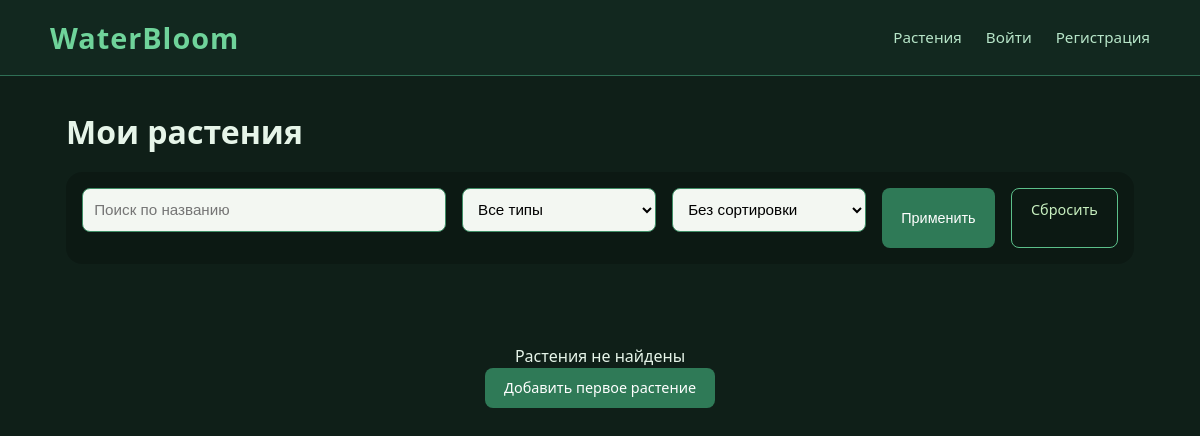
Page /plants/ on the earlier database version.
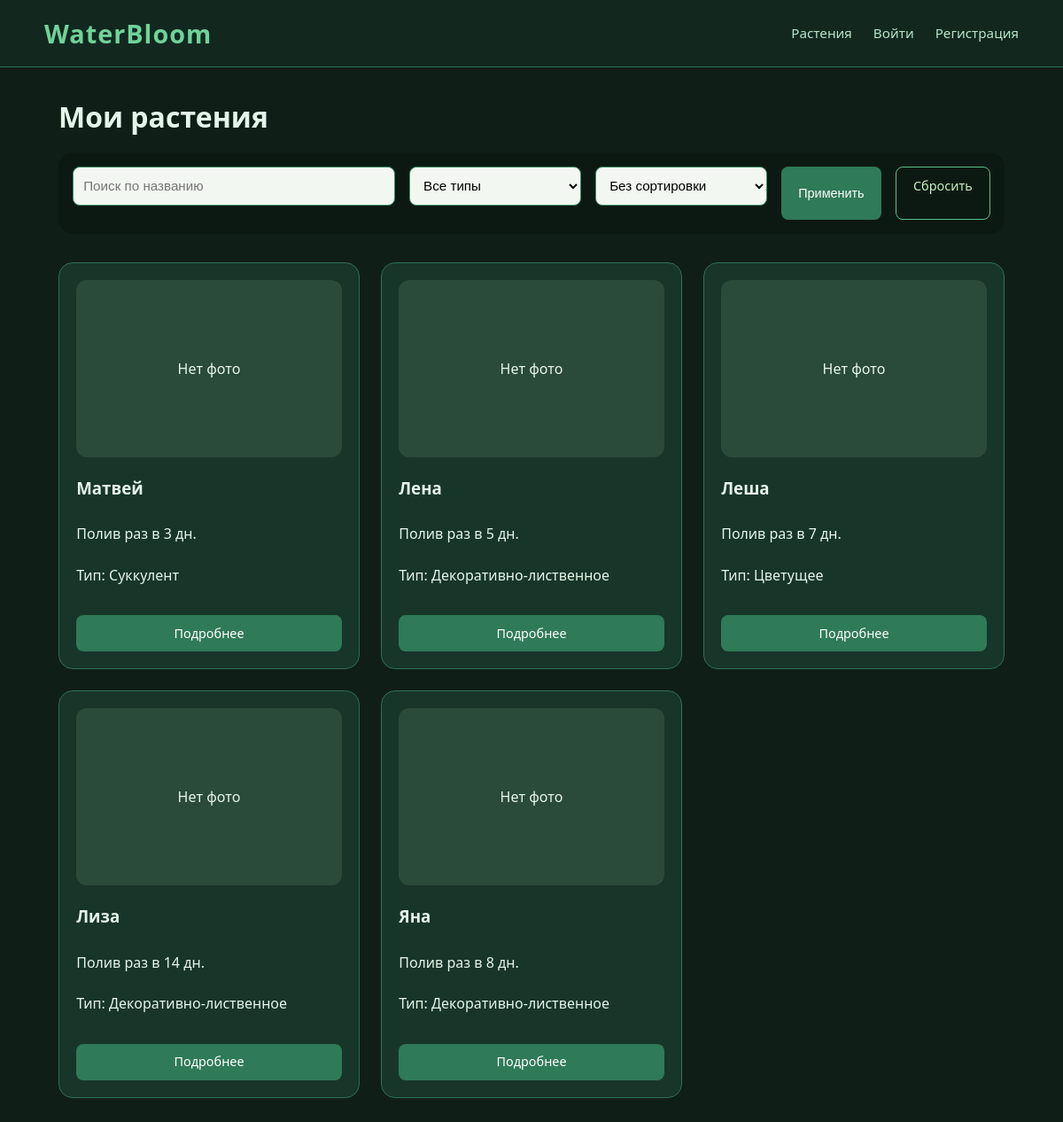
Same page on the later database version.
### plants/models.py (models this page shows, shortened)
class Plant(models.Model):
    name = models.CharField(max_length=100, verbose_name="Название растения")
    watering_frequency = models.IntegerField(verbose_name="Частота полива (дней)")
    last_watered = models.DateField(null=True, blank=True, verbose_name="Дата последнего полива")
    plant_type = models.CharField(
        max_length=20,
        choices=PlantType.choices,
        default=PlantType.LEAFY,
        verbose_name="Тип растения"
    )
    image = models.ImageField(upload_to='plants/', null=True, blank=True, verbose_name="Фото растения")

### plants/views.py (the view)
# urls.py: path('plants/', views.plant_list, name='plant_list'),
def plant_list(request):
    plants = Plant.objects.all()
    search = request.GET.get('search')
    if search:
        plants = plants.filter(name__icontains=search)
    plant_type = request.GET.get('type')
    if plant_type:
        plants = plants.filter(plant_type=plant_type)
    sort = request.GET.get('sort')
    if sort == 'name':
        plants = plants.order_by('name')
    elif sort == 'watering':
        plants = plants.order_by('watering_frequency')
    favorites = []
    notifications = []
    if request.user.is_authenticated:
        favorites = Favorite.objects.filter(user=request.user).values_list('plant_id', flat=True)
        notifications = get_notifications_for_user(request.user)
    return render(request, 'plants/plant_list.html', {
        'plants': plants,
        'favorites': favorites,
        'notifications': notifications
    })

### plants/templates/plants/plant_list.html (shortened to what this page needs)
{% extends 'base.html' %}
{% block content %}
<h1 style="margin-bottom: 1rem;">Мои растения</h1>
<div style="background: rgba(0,0,0,0.2); padding: 1rem; border-radius: 16px; margin-bottom: 2rem;">
    <form method="get" style="display: flex; gap: 1rem; flex-wrap: wrap;">
        <input type="text" name="search" placeholder="Поиск по названию" value="{{ request.GET.search }}" style="flex: 2;">
        <select name="type" style="flex: 1;">
            <option value="">Все типы</option>
        </select>
        <select name="sort" style="flex: 1;">
            <option value="">Без сортировки</option>
        </select>
        <button type="submit" class="btn">Применить</button>
        <a href="{% url 'plant_list' %}" class="btn btn-outline">Сбросить</a>
    </form>
</div>
<div class="plants-grid">
    {% for plant in plants %}
    <div class="plant-card">
        <div style="width: 100%; height: 200px; overflow: hidden; border-radius: 12px; margin-bottom: 0.5rem; background: #2a4a3a;">
            {% if plant.image %}
                <img src="{{ plant.image.url }}" alt="{{ plant.name }}" style="width: 100%; height: 100%; object-fit: cover;">
            {% else %}
                <div style="width: 100%; height: 100%; display: flex; align-items: center; justify-content: center;">Нет фото</div>
            {% endif %}
        </div>
        <h3 style="margin: 0 0 0.5rem 0;">{{ plant.name }}</h3>
        <p style="margin: 0.3rem 0;">Полив раз в {{ plant.watering_frequency }} дн.</p>
        <p style="margin: 0.3rem 0;">Тип: {{ plant.get_plant_type_display }}</p>
        <div style="display: flex; gap: 0.5rem; margin-top: auto; padding-top: 1rem;">
            <a href="{% url 'plant_detail' plant.id %}" class="btn" style="flex: 2;">Подробнее</a>
        </div>
    </div>
    {% empty %}
    <div style="grid-column: 1/-1; text-align: center; padding: 3rem;">
        <p>Растения не найдены</p>
        <a href="{% url 'plant_add' %}" class="btn">Добавить первое растение</a>
    </div>
    {% endfor %}
</div>
{% endblock %}

Differences in the rows shown:
added Plant: shows "Нет фото", name "Матвей", watering_frequency "3", plant_type "Суккулент"
added Plant: shows "Нет фото", name "Лена", watering_frequency "5", plant_type "Декоративно-лиственное"
added Plant: shows "Нет фото", name "Леша", watering_frequency "7", plant_type "Цветущее"
added Plant: shows "Нет фото", name "Лиза", watering_frequency "14", plant_type "Декоративно-лиственное"
added Plant: shows "Нет фото", name "Яна", watering_frequency "8", plant_type "Декоративно-лиственное"
Other differences:
text no longer shown: "Растения не найдены Добавить первое растение"
